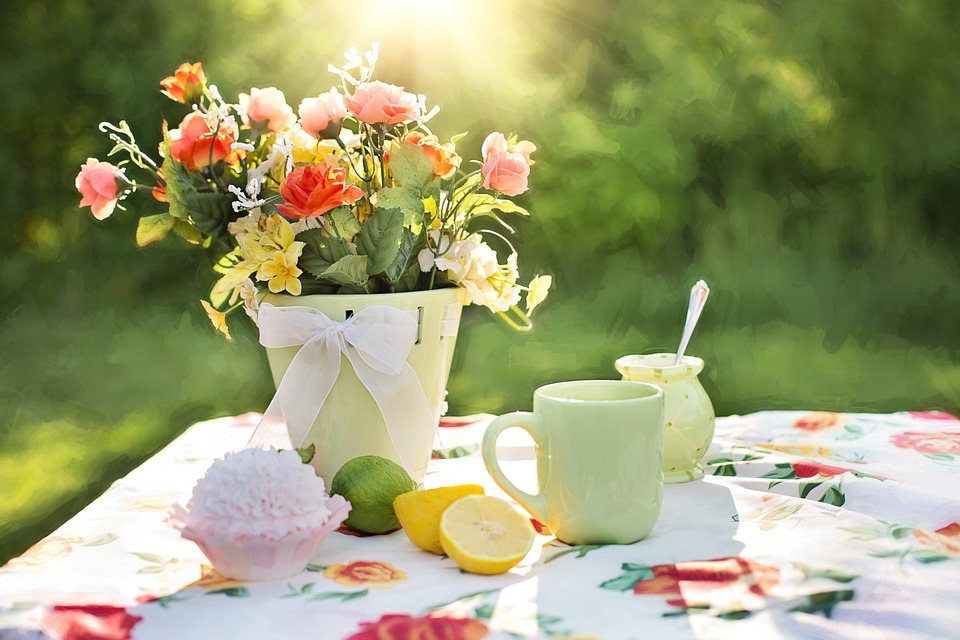
#> input picture interfaceFiltre_1_2/jardin.jpg, 960 x 640 px, given in place of the camera
$ python test.py
#> lines starting #> are read from the running program, lines starting #| are printed output that depends on the picture; after the words box and inside, x2 and y2 are one past the last pixel; in counts of white or black regions, pixels touching at a corner belong together

##optimisé
#vert
#boule
#taille de frame en entrée

import cv2
import numpy as np
import time

class KalmanFilter(object):
    def __init__(self, dt, point):
        self.dt=dt

        # Vecteur d'etat initial
        self.E=np.matrix([[point[0]], [point[1]], [0], [0]])

        # Matrice de transition
        self.A=np.matrix([[1, 0, self.dt, 0],
                          [0, 1, 0, self.dt],
                          [0, 0, 1, 0],
                          [0, 0, 0, 1]])

        # Matrice d'observation, on observe que x et y
        self.H=np.matrix([[1, 0, 0, 0],
                          [0, 1, 0, 0]])

        self.Q=np.matrix([[1, 0, 0, 0],
                          [0, 1, 0, 0],
                          [0, 0, 1, 0],
                          [0, 0, 0, 1]])

        self.R=np.matrix([[1, 0],
                          [0, 1]])

        self.P=np.eye(self.A.shape[1])

    def predict(self):
        self.E=np.dot(self.A, self.E)
        # Calcul de la covariance de l'erreur
        self.P=np.dot(np.dot(self.A, self.P), self.A.T)+self.Q
        return self.E

    def update(self, z):
        # Calcul du gain de Kalman
        S=np.dot(self.H, np.dot(self.P, self.H.T))+self.R
        K=np.dot(np.dot(self.P, self.H.T), np.linalg.inv(S))

        # Correction / innovation
        self.E=np.round(self.E+np.dot(K, (z-np.dot(self.H, self.E))))
        I=np.eye(self.H.shape[1])
        self.P=(I-(K*self.H))*self.P

        return self.E

lo = np.array([43,50,50])
hi = np.array([85,255,255])
def erode(mask,kernel):
    ym,xm=kernel.shape
    yi,xi=mask.shape
    m=xm//2
    mask2=mask.copy()
    for y in range(yi):
        for x in range(xi):
            if mask[y,x]==255:
                if  ( y<m or y>(yi-1-m) or x<m or x>(xi-1-m)):
                    mask2[y,x]=0
                else:
                    v=mask[y-m:y+m+1,x-m:x+m+1]
                    for h in range(0,ym):
                        for w in range(0,xm):
                            if(v[h,w]<kernel[h,w]):
                                mask2[y,x]=0
                                break
                        if(mask2[y,x]==0):
                            break
    return mask2

# def erode(img,kernel):
    ym,xm=kernel.shape
    xi,yi=img.shape
    m=xm//2
    mask2=np.zeros(img.shape,img.dtype)
    for y in range(xi):
        for x in range(yi):
             if not(y<m or y>(xi-1-m) or x<m or x>(yi-1-m)):
                v=img[y-m:y+m+1,x-m:x+m+1]
                b=False
                for h in range(ym):
                     for w in range(xm):
                        if(v[h,w]<kernel[h,w]):
                             b=True
                             break
                     if(b):
                         break
                if(not b):
                    mask2[y,x]=255
    return mask2
def inRange(img,lo,hi):
    mask=np.zeros((img.shape[0],img.shape[1]))
    for y in range(img.shape[0]):
         for x in range(img.shape[1]):
              if(img[y,x,0]<=hi[0] and img[y,x,0]>=lo[0] and img[y,x,2]<=hi[2] and img[y,x,2]>=lo[2] and img[y,x,1]<=hi[1] and img[y,x,1]>=lo[1] ):
                    mask[y,x]=255
    return mask
def center(img):
    b=True
    c=True
    # premiery=0
    # derniery=img.shape[0]
    # premierx=0
    dernierx=None#img.shape[1]
    for y in range(img.shape[0]):
        for x in range(img.shape[1]):
            if(b and img[y,x]==255):
                b=False
                premiery=y
            if( c and img[img.shape[0]-y-1,x]==255):
                c=False
                derniery=img.shape[0]-y-1
            if(not b and not c):
                break
        if(not b and not c):
            break
    b=True
    c=True
    for x in range(img.shape[1]):
        for y in range(img.shape[0]):
            if(img[y,x]==255 and b):
                b=False
                premierx=x
            if(img[y,img.shape[1]-x-1]==255 and c):
                c=False
                dernierx=img.shape[1]-x-1
            if(not b and not c):
                break
        if(not b and not c):
            break
    if dernierx==None:
        return None
    else:
        x=((dernierx-premierx)/2)+ premierx
        y=((derniery-premiery)/2)+ premiery
        return (int(x),int(y))
def detect_inrange(image):
    image = cv2.cvtColor(image,cv2.COLOR_BGR2HSV)
    mask = inRange(image,lo,hi)
    mask = erode(mask,kernel=np.ones((5,5)))
    return mask
def resize(img):
     img2=np.zeros(((int(img.shape[0]/2.5))+1,(int(img.shape[1]//2.5))+1,3),img.dtype)
     for y in range(0,int(img.shape[0]/2.5)):
         for x in range(0,int(img.shape[1]/2.5)):
             img2[y,x,:]=img[int(y*2.5),int(x*2.5),:]

     return img2
def object_Detection_Color():
    VideoCap = cv2.VideoCapture(0)
    KF=KalmanFilter(0.1, [10, 10])
    while True:
        rects = None
        ret, frame = VideoCap.read()
#> frame is the input picture: shape (640, 960, 3); mean B, G, R 113.3, 156.2, 153.2
        frame=resize(frame)
#> after the loop in resize, `for y in range(0,int(img.shape[0]/2.5)):`:
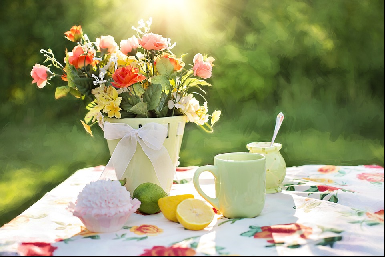
#> img2: shape (257, 385, 3); mean B, G, R 112.4, 155.1, 152.1
        cv2.flip(frame,1, frame)
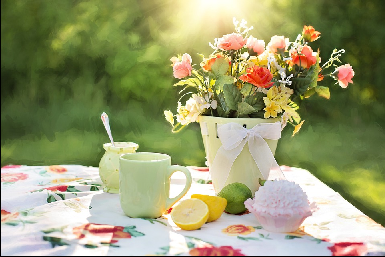
#> frame: shape (257, 385, 3); mean B, G, R 112.4, 155.1, 152.1
        mask = detect_inrange(frame)
#> in detect_inrange, `image = cv2.cvtColor(image,cv2.COLOR_BGR2HSV)`: image: shape (257, 385, 3); mean H, S, V 45.9, 98.5, 163.3
#> after the loop in inRange, `for y in range(img.shape[0]):`:
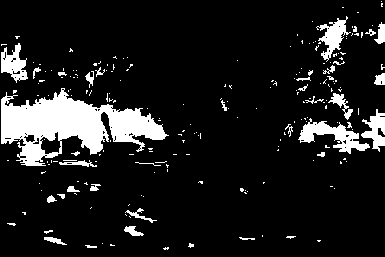
#> mask: shape (257, 385) float64; 11.4% white; 215 white regions (182 under 20 px), largest, box (x1, y1, x2, y2) and area: (1, 88, 169, 166) 6266, (298, 118, 370, 154) 984, (316, 16, 351, 62) 609
#> after the loop in erode, `for y in range(yi):`:
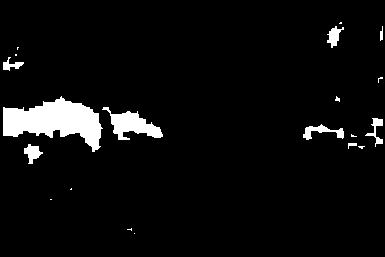
#> mask2: shape (257, 385) float64; 5% white; 20 white regions (11 under 20 px), largest, box (x1, y1, x2, y2) and area: (3, 96, 103, 152) 3013, (102, 107, 163, 140) 891, (303, 124, 344, 140) 262
        centre=center(mask)
#> centre = (192, 127)
        etat=KF.predict().astype(np.int32)

        cv2.arrowedLine(frame,
                        (int(etat[0]), int(etat[1])), (int(etat[0]+etat[2]),
                        int(etat[1]+etat[3])),
                        color=(0, 255, 0),
                        thickness=3,
                        tipLength=0.2)
#> frame: shape (257, 385, 3); 0.01% of pixels changed, all inside (x1, y1, x2, y2) = (8, 8, 13, 13)
        if (centre is not None):
            KF.update(np.expand_dims(np.array([centre[0],centre[1]]), axis=-1))
#> in update, `self.E=np.round(self.E+np.dot(K, (z-np.dot(self.H, self.E))))`: self.E = [[132], [88], [6], [4]]
        else:
            centre=(int(etat[0]), int(etat[1]))

        if mask is not None:
            cv2.circle(frame, centre, 5, (0, 0, 255),-1)
#> frame: shape (257, 385, 3); mean B, G, R 112.3, 155.1, 152.2
            cv2.imshow('mask', mask)
            cv2.imshow('frame', frame)
        if cv2.waitKey(10) & 0xFF == ord('q'):
#> (key q is pressed here)
            break
    VideoCap.release()
    cv2.destroyAllWindows()
object_Detection_Color()

$ run again, on interfaceFiltre_1_2/noisy.jpg
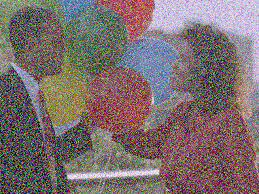
#> input picture interfaceFiltre_1_2/noisy.jpg, 259 x 194 px, given in place of the camera
#> in object_Detection_Color, frame is the input picture: shape (194, 259, 3); mean B, G, R 110.5, 110.2, 124.3
#> image: shape (78, 104, 3); mean H, S, V 86.6, 89.2, 134.9
#> after the loop in inRange, `for y in range(img.shape[0]):`:
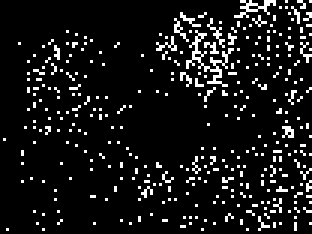
#> mask: shape (78, 104) float64 (shown 3 times larger); 9% white in thin lines or dots
#> in object_Detection_Color, `cv2.circle(frame, centre, 5, (0, 0, 255),-1)`:
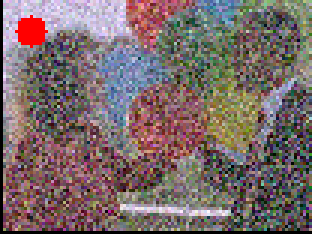
#> frame: shape (78, 104, 3) (shown 3 times larger); mean B, G, R 105.9, 106, 122
